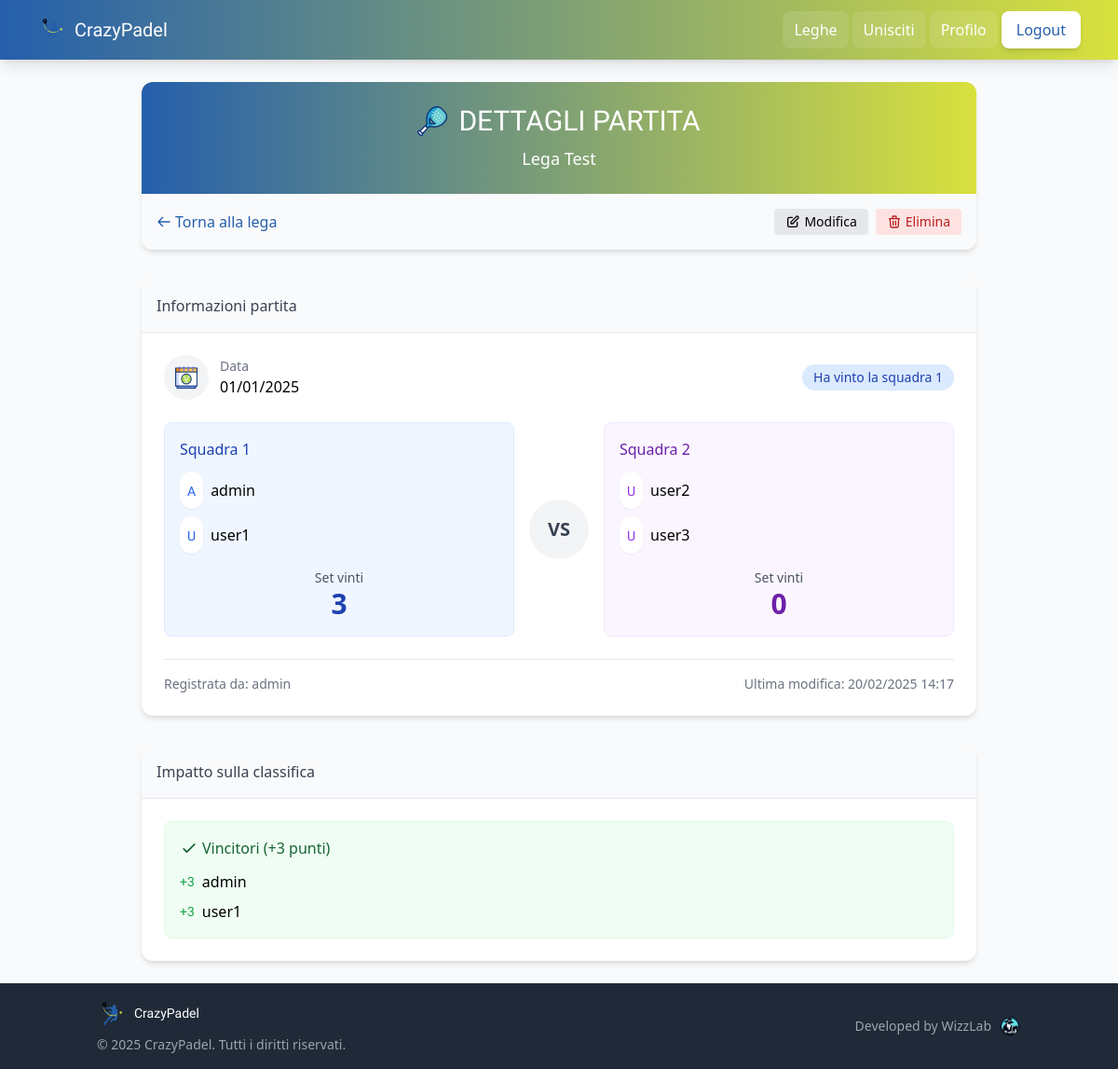
/leagues/1/matches/1/ (signed in), run on the app's committed database.
### leagues/models.py (models this page shows, shortened)
class League(models.Model):
    name = models.CharField(max_length=100, verbose_name="Nome lega")
    created_at = models.DateTimeField(auto_now_add=True)
    president = models.ForeignKey(
        User,
        on_delete=models.PROTECT,
        related_name='presided_leagues',
        verbose_name="Presidente"
    )
    join_code = models.CharField(
        max_length=6,
        unique=True,
        default=generate_league_code,
        verbose_name="Codice di accesso"
    )
    players = models.ManyToManyField(
        User,
        through='Membership',
        related_name='leagues',
        verbose_name="Giocatori"
    )
    class Meta:
        verbose_name = "Lega"
        verbose_name_plural = "Leghe"
        ordering = ['name']

class Match(models.Model):
    league = models.ForeignKey(
        League,
        on_delete=models.CASCADE,
        related_name='matches',
        verbose_name="Lega"
    )
    match_date = models.DateField(default=timezone.now, verbose_name="Data partita")
    team1_sets = models.PositiveSmallIntegerField(default=0, verbose_name="Set Squadra 1")
    team2_sets = models.PositiveSmallIntegerField(default=0, verbose_name="Set Squadra 2")
    created_at = models.DateTimeField(auto_now_add=True)
    updated_at = models.DateTimeField(auto_now=True)
    class Meta:
        verbose_name = "Partita"
        verbose_name_plural = "Partite"
        ordering = ['-match_date', '-created_at']
    @property
    def winner_team(self):
        if self.team1_sets > self.team2_sets:
            return 1
        elif self.team2_sets > self.team1_sets:
            return 2
        return None

class MatchPlayer(models.Model):
    TEAM_CHOICES = [
        (1, 'Squadra 1'),
        (2, 'Squadra 2'),
    ]
    match = models.ForeignKey(
        Match,
        on_delete=models.CASCADE,
        related_name='players'
    )
    player = models.ForeignKey(
        User,
        on_delete=models.CASCADE,
        related_name='matches'
    )
    team = models.PositiveSmallIntegerField(choices=TEAM_CHOICES)
    class Meta:
        verbose_name = "Giocatore partita"
        verbose_name_plural = "Giocatori partita"
        unique_together = ['match', 'player']

### accounts/models.py (models this page shows, shortened)
class User(AbstractUser):
    email = models.EmailField(blank=True, null=True)
    EMAIL_FIELD = None
    REQUIRED_FIELDS = []  # Rimuoviamo 'email' dalla lista dei campi richiesti
    class Meta:
        verbose_name = 'Utente'
        verbose_name_plural = 'Utenti'
    def is_league_president(self, league):
        return hasattr(league, 'president') and league.president == self

### leagues/views.py (the view)
# urls.py: path('<int:league_id>/matches/<int:match_id>/', views.match_detail, name='match_detail'),
@login_required
def match_detail(request, league_id, match_id):
    league = get_object_or_404(League, id=league_id)
    match = get_object_or_404(Match, id=match_id, league=league)
    if not league.players.filter(id=request.user.id).exists():
        return HttpResponseForbidden("Non sei membro di questa lega")
    match.team1_players_str = get_team_players_string(match, 1)
    match.team2_players_str = get_team_players_string(match, 2)
    context = {
        'league': league,
        'match': match,
        'is_president': request.user.is_league_president(league),
    }
    return render(request, 'leagues/match_detail.html', context)

### leagues/views.py (called while the page is built)
def get_team_players_string(match, team_number):
    player_names = []
    for mp in match.players.filter(team=team_number):
        player_names.append(mp.player.username)
    return " / ".join(player_names)

### templates/leagues/match_detail.html (shortened to what this page needs)
{% extends 'base.html' %}
{% block content %}
<div class="max-w-4xl mx-auto">
    <div class="mb-8">
        <div class="bg-white rounded-xl shadow-md overflow-hidden">
            <div class="navbar-gradient p-6">
                <div class="flex items-center justify-center">
                    <img src="/static/img/padel.png" alt="Match Details" class="h-8 w-8 mr-3">
                    <h1 class="game-font text-white text-2xl md:text-3xl">DETTAGLI PARTITA</h1>
                </div>
                <h2 class="text-white text-center text-lg mt-2">{{ league.name }}</h2>
            </div>
            <div class="p-4 bg-gray-50 flex justify-between items-center">
                <a href="{% url 'leagues:detail' league.id %}" class="text-crazy-blue hover:underline flex items-center">
                    <svg xmlns="http://www.w3.org/2000/svg" class="h-4 w-4 mr-1" fill="none" viewBox="0 0 24 24" stroke="currentColor">
                        <path stroke-linecap="round" stroke-linejoin="round" stroke-width="2" d="M10 19l-7-7m0 0l7-7m-7 7h18" />
                    </svg>
                    Torna alla lega
                </a>
                {% if is_president %}
                <div class="flex space-x-2">
                    <a href="{% url 'leagues:edit_match' league.id match.id %}"
                       class="text-sm px-3 py-1 bg-gray-200 hover:bg-gray-300 rounded transition flex items-center">
                        <svg xmlns="http://www.w3.org/2000/svg" class="h-4 w-4 mr-1" fill="none" viewBox="0 0 24 24" stroke="currentColor">
                            <path stroke-linecap="round" stroke-linejoin="round" stroke-width="2" d="M11 5H6a2 2 0 00-2 2v11a2 2 0 002 2h11a2 2 0 002-2v-5m-1.414-9.414a2 2 0 112.828 2.828L11.828 15H9v-2.828l8.586-8.586z" />
                        </svg>
                        Modifica
                    </a>
                    <a href="{% url 'leagues:delete_match' league.id match.id %}"
                       class="text-sm px-3 py-1 bg-red-100 hover:bg-red-200 text-red-700 rounded transition flex items-center">
                        Elimina
                    </a>
                </div>
                {% endif %}
            </div>
        </div>
    </div>
    <div class="bg-white rounded-xl shadow-md overflow-hidden mb-8">
        <div class="p-4 bg-gray-50 border-b">
            <h2 class="font-medium text-gray-700">Informazioni partita</h2>
        </div>
        <div class="p-6">
            <div class="flex flex-col md:flex-row md:items-center md:justify-between mb-6">
                <div class="flex items-center mb-4 md:mb-0">
                    <div class="bg-gray-100 rounded-full p-3 mr-3">
                        <img src="/static/img/calendar.png" alt="Calendar" class="h-6 w-6">
                    </div>
                    <div>
                        <div class="text-sm text-gray-500">Data</div>
                        <div class="font-medium">{{ match.match_date|date:"d/m/Y" }}</div>
                    </div>
                </div>
                <div>
                    <div class="inline-flex items-center px-3 py-1 rounded-full text-sm font-medium
                        {% if match.winner_team == 1 %}
                            bg-blue-100 text-blue-800
                        {% elif match.winner_team == 2 %}
                            bg-purple-100 text-purple-800
                        {% else %}
                            bg-gray-100 text-gray-800
                        {% endif %}">
                        {% if match.winner_team == 1 %}
                            Ha vinto la squadra 1
                        {% elif match.winner_team == 2 %}
                            Ha vinto la squadra 2
                        {% else %}
                            Pareggio
                        {% endif %}
                    </div>
                </div>
            </div>
            <div class="flex flex-col md:flex-row items-stretch">
                <div class="flex-1 bg-blue-50 rounded-lg p-4 mb-4 md:mb-0 md:mr-4 border border-blue-100">
                    <h3 class="font-medium text-blue-800 mb-3">Squadra 1</h3>
                    <div class="space-y-2 mb-4">
                        {% for player in match.players.all %}
                            {% if player.team == 1 %}
                            <div class="flex items-center">
                                <div class="bg-white rounded-full p-2 mr-2 shadow-sm">
                                    <span class="game-font text-sm text-blue-600">{{ player.player.username|slice:":1"|upper }}</span>
                                </div>
                                <span class="font-medium">{{ player.player.username }}</span>
                            </div>
                            {% endif %}
                        {% endfor %}
                    </div>
                    <div class="text-center">
                        <div class="text-sm text-gray-600">Set vinti</div>
                        <div class="text-3xl font-bold text-blue-800">{{ match.team1_sets }}</div>
                    </div>
                </div>
                <div class="hidden md:flex items-center justify-center">
                    <div class="w-16 h-16 rounded-full bg-gray-100 flex items-center justify-center">
                        <span class="text-xl font-bold text-gray-700">VS</span>
                    </div>
                </div>
                <div class="flex-1 bg-purple-50 rounded-lg p-4 border border-purple-100 ml-4">
                    <h3 class="font-medium text-purple-800 mb-3">Squadra 2</h3>
                    <div class="space-y-2 mb-4">
                        {% for player in match.players.all %}
                            {% if player.team == 2 %}
                            <div class="flex items-center">
                                <div class="bg-white rounded-full p-2 mr-2 shadow-sm">
                                    <span class="game-font text-sm text-purple-600">{{ player.player.username|slice:":1"|upper }}</span>
                                </div>
                                <span class="font-medium">{{ player.player.username }}</span>
                            </div>
                            {% endif %}
                        {% endfor %}
                    </div>
                    <div class="text-center">
                        <div class="text-sm text-gray-600">Set vinti</div>
                        <div class="text-3xl font-bold text-purple-800">{{ match.team2_sets }}</div>
                    </div>
                </div>
            </div>
            <div class="mt-6 text-sm text-gray-500">
                <div class="flex justify-between border-t border-gray-200 pt-4">
                    <div>Registrata da: {{ league.president.username }}</div>
                    <div>Ultima modifica: {{ match.updated_at|date:"d/m/Y H:i" }}</div>
                </div>
            </div>
        </div>
    </div>
    <div class="bg-white rounded-xl shadow-md overflow-hidden">
        <div class="p-4 bg-gray-50 border-b">
            <h2 class="font-medium text-gray-700">Impatto sulla classifica</h2>
        </div>
        <div class="p-6">
            <div class="flex flex-col md:flex-row justify-between items-stretch gap-6">
                <div class="flex-1 bg-green-50 rounded-lg p-4 border border-green-100">
                    <h3 class="font-medium text-green-800 mb-3 flex items-center">
                        <svg xmlns="http://www.w3.org/2000/svg" class="h-5 w-5 mr-1" fill="none" viewBox="0 0 24 24" stroke="currentColor">
                            <path stroke-linecap="round" stroke-linejoin="round" stroke-width="2" d="M5 13l4 4L19 7" />
                        </svg>
                        {% if match.winner_team %}
                            Vincitori (+3 punti)
                        {% else %}
                            Pareggio (+1 punto ciascuno)
                        {% endif %}
                    </h3>
                    <div class="space-y-2">
                        {% if match.winner_team == 1 %}
                            {% for player in match.players.all %}
                                {% if player.team == 1 %}
                                <div class="flex items-center">
                                    <span class="game-font text-sm text-green-600 mr-2">+3</span>
                                    <span class="font-medium">{{ player.player.username }}</span>
                                </div>
                                {% endif %}
                            {% endfor %}
                        {% endif %}
                    </div>
                </div>
            </div>
        </div>
    </div>
</div>
{% endblock %}

### templates/base.html (shortened to what this page needs)
<!DOCTYPE html>
<html lang="it" class="h-full">
<head>
    <script src="https://cdn.tailwindcss.com"></script>
    <link href="https://cdnjs.cloudflare.com/ajax/libs/flowbite/2.2.1/flowbite.min.css" rel="stylesheet" />
</head>
<body class="flex flex-col h-full bg-gray-50">
<nav class="navbar-gradient shadow-lg sticky top-0 z-50">
    <div class="max-w-6xl mx-auto px-4">
        <div class="flex justify-between items-center py-3">
            <div class="flex items-center space-x-1">
                <a href="{% url 'leagues:list' %}" class="flex items-center group">
                        <img src="/static/img/logo2.png" alt="CrazyPadel" class="h-8 w-auto">
                    <span class="game-font text-white text-xl ml-2 group-hover:text-crazy-yellow transition-colors duration-300">CrazyPadel</span>
                </a>
            </div>
            <div class="hidden md:flex items-center space-x-1">
                {% if user.is_authenticated %}
                    <a href="{% url 'leagues:list' %}" class="flex items-center space-x-1 text-white bg-white/10 hover:bg-white/20 py-2 px-3 rounded-lg transition-all duration-300">
                        <span>Leghe</span>
                    </a>
                    <a href="{% url 'leagues:join_by_code' %}" class="flex items-center space-x-1 text-white bg-white/10 hover:bg-white/20 py-2 px-3 rounded-lg transition-all duration-300">
                        <span>Unisciti</span>
                    </a>
                    <a href="{% url 'accounts:profile' %}" class="flex items-center space-x-1 text-white bg-white/10 hover:bg-white/20 py-2 px-3 rounded-lg transition-all duration-300">
                        <span>Profilo</span>
                    </a>
                    <a href="{% url 'accounts:logout' %}" class="flex items-center space-x-1 bg-white text-crazy-blue py-2 px-4 rounded-lg hover:bg-gray-100 transition-all duration-300 shadow-md hover:shadow-lg ml-2">
                        <span class="font-medium">Logout</span>
                    </a>
                {% endif %}
            </div>
        </div>
    </div>
</nav>
    <main class="container mx-auto px-4 py-6 flex-grow">
        {% block content %}{% endblock %}
    </main>
    <footer class="bg-gray-800 text-white">
        <div class="container mx-auto px-4 py-4">
            <div class="flex flex-col md:flex-row justify-between items-center">
                <div class="mb-4 md:mb-0">
                  <div class="flex items-center justify-center md:justify-start">
                    <img src="/static/img/logo2.png" alt="CrazyPadel" class="h-8 w-auto">
                    <span class="game-font text-sm ml-2">CrazyPadel</span>
                  </div>
                  <p class="text-sm text-gray-400 mt-2">© 2025 CrazyPadel. Tutti i diritti riservati.</p>
                </div>
                <div class="flex items-center">
                  <span class="text-sm text-gray-400 mr-2">Developed by WizzLab</span>
                  <img src="/static/img/wizz.png" alt="WizzLab" class="h-6 w-auto">
                </div>
              </div>
        </div>
    </footer>
</body>
</html>

### templates/base.html (style rules this page uses)
:root { --crazy-blue: #255FAC; --crazy-yellow: #D9E13D; }
body { font-family: 'Segoe UI', Tahoma, Geneva, Verdana, sans-serif; }
.game-font { font-family: 'Bungee', cursive; }
.navbar-gradient { background: linear-gradient(90deg, var(--crazy-blue), var(--crazy-yellow)); }

### data on the page
League: name "Lega Test", president.username "admin"
Match: match_date "01/01/2025", team1_sets "3", team2_sets "0", updated_at "20/02/2025 14:17"
MatchPlayer: player.username "A", player.username "admin"
MatchPlayer: player.username "U", player.username "user1"
MatchPlayer: player.username "U", player.username "user2"
MatchPlayer: player.username "U", player.username "user3"
